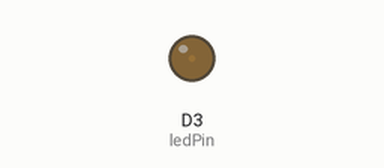
Simulated run of this sketch. Board: ESP8266 (NodeMCU). Shown: output pins drawn as LEDs (lit = HIGH).

Above: at 0.05 s.
At 0.95 s:
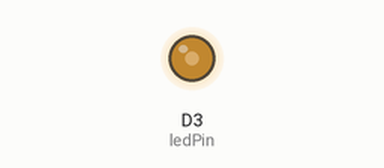
At 1.85 s:
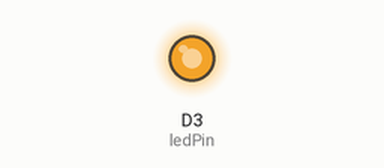
At 3.65 s:
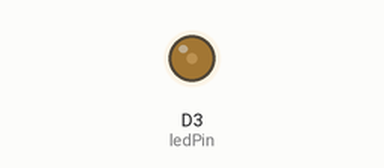
Timing chart, 0 to 5.3 s (numbered marks = the images above):
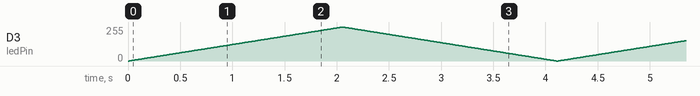

The sketch:

sketch_feb16a.ino
```cpp
int ledPin = D3;
void setup() {
  pinMode (ledPin, OUTPUT);

}


void loop() {
  for (int brightness = 0; brightness <= 1023; brightness++){
    analogWrite(ledPin, brightness);
    delay(2);
  }

  for (int brightness = 1023; brightness >= 0; brightness--){
    analogWrite(ledPin, brightness);
    delay(2);
  }
}
```
